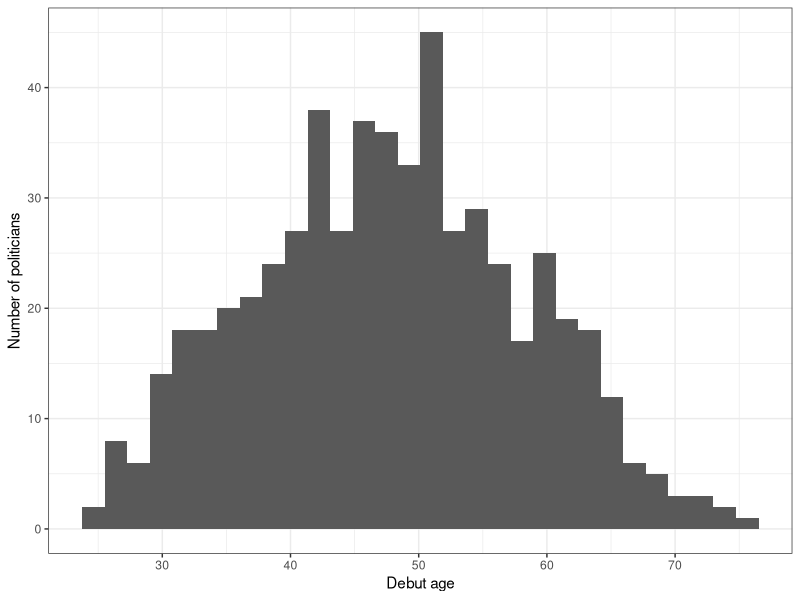
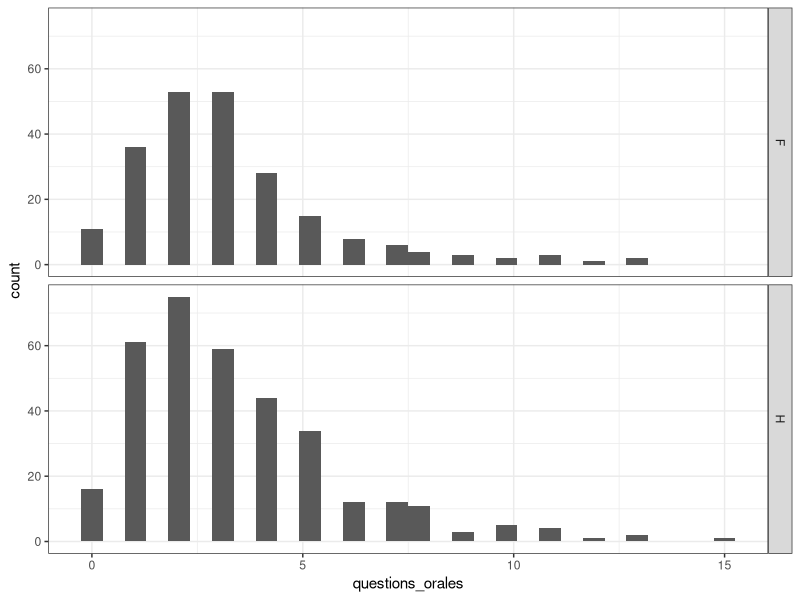

The R script that drew these images, in order:
## ---- chunk 1
#| echo: true
#| code-fold: true

library(readr)
library(ggplot2)

deputes <- read_csv(file = "data/deputes2019.csv") 
# change location to match folder of 'deputes2019.csv' on your computer

ggplot(deputes) + 
  geom_histogram(aes(x = (premier_elu - date_naissance)/356.25)) +
  scale_x_continuous("Debut age") +
  scale_y_continuous("Number of politicians") +
  theme_bw()

## ---- chunk 2
#| echo: true
#| code-fold: true

library(readr)
library(ggplot2)

deputes <- read_csv(file = "data/deputes2019.csv") 
# change location to match folder of 'deputes2019.csv' on your computer

ggplot(deputes) + 
  geom_histogram(aes(x = questions_orales)) +
  facet_grid(rows = "sexe") + 
  theme_bw()

